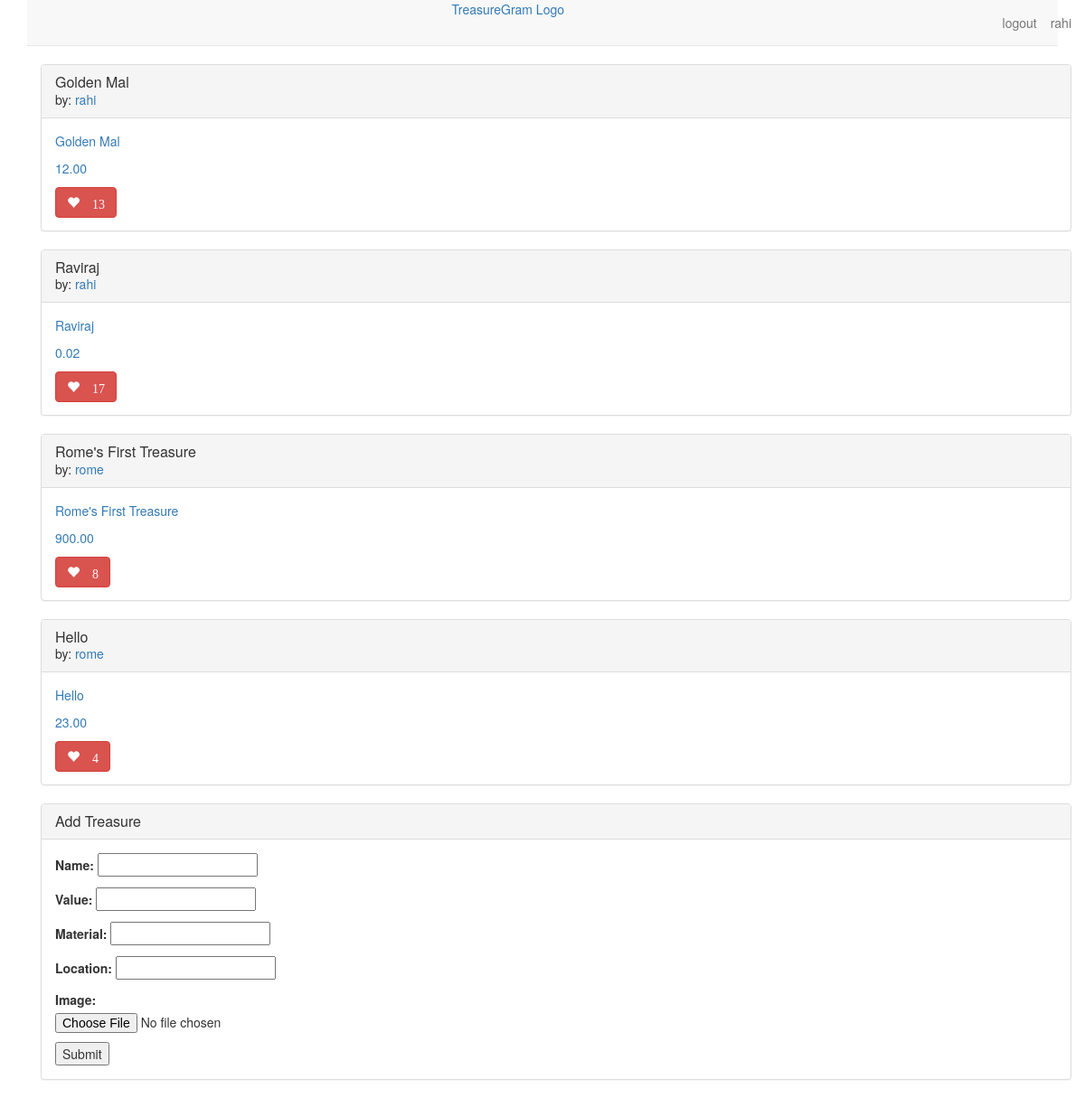
The page / (signed in) on the database its author committed.
### main_app/models.py (models this page shows, shortened)
class Treasure(models.Model):
    user = models.ForeignKey(User)
    name = models.CharField(max_length=100)
    value = models.DecimalField(max_digits=10, decimal_places=2)
    material = models.CharField(max_length=100)
    location = models.CharField(max_length=100)
    image = models.ImageField(upload_to='treasure_images', default='treasure_images/default.png')
    likes = models.IntegerField(default=0)

### main_app/views.py (the view)
# urls.py: url(r'^$', views.index, name='index'),
def index(request):
    treasures = Treasure.objects.all()
    form = TreasureForm()
    return render(request, 'index.html', {'treasures': treasures, 'form': form})

### main_app/forms.py
class TreasureForm(forms.ModelForm):
    class Meta:
        model = Treasure
        fields = ['name', 'value', 'material', 'location', 'image']

### main_app/templates/index.html (shortened to what this page needs)
{% extends 'base.html' %}
{% load staticfiles %}
{% block content %}
    <div class="">
        {% for treasure in treasures %}
            <div class="treasure panel panel-default">
                <div class="panel-heading">
                    <h3 class="panel-title">{{ treasure.name }}</h3>
                    by: <a class="panel-username"
                           href="/user/{{ treasure.user.username }}">{{ treasure.user.username }}</a>
                </div>
                <div class="panel-body">
                    <a href="/{{ treasure.id }}">
                        <p>{{ treasure.name }}</p>
                        {% if treasure.value > 0 %}
                            <p>{{ treasure.value }}</p>
                        {% else %}
                            <p>Unknown</p>
                        {% endif %}
                    </a>
                    <button id="likes" data-id="{{ treasure.id }}"
                            class="btn btn-mini btn-danger glyphicon glyphicon-heart" type="button">
                        {% if treasure.likes > 0 %}
                            {{ treasure.likes }}
                        {% endif %}
                    </button>
                </div>
            </div>
        {% endfor %}
    </div>
    <div class="treasure panel panel-default">
        <div class="panel-heading">
            <h3 class="panel-title">Add Treasure</h3>
        </div>
        <div class="panel-body">
            <form enctype="multipart/form-data" action="post_url/" method="post">
                {{ form.as_p }}
                <input type="submit" value="Submit"/>
            </form>
        </div>
    </div>
{% endblock %}

### main_app/templates/base.html (shortened to what this page needs)
{% load staticfiles %}
<!DOCTYPE html>
<html lang="en">
<head>
    <link rel="stylesheet" type="text/css" href="{% static 'css/index.css' %}"/>
    <link rel="stylesheet" href="https://maxcdn.bootstrapcdn.com/bootstrap/3.3.7/css/bootstrap.min.css">
</head>
<body class="container">
<nav class="navbar navbar-default navbar-static-top text-center">
    <a href="/">TreasureGram Logo</a>
    {% if user.is_authenticated %}
        <a class="navbar-text navbar-right"
           href="{% url 'profile' user.username %}">{{ user.username }}</a>
        <a class="navbar-text navbar-right"
           href="{% url 'logout' %}">logout</a>
    {% else %}
        <a class="navbar-text navbar-right" href="{% url 'login' %}">login</a>
    {% endif %}
</nav>
<main class="container">
    {% block content %}
    {% endblock %}
</main>
</body>
</html>

### rows shown on the page
Treasure: name "Golden Mal", user.username "rahi", value "12.00", likes "13"
Treasure: name "Raviraj", user.username "rahi", value "0.02", likes "17"
Treasure: name "Rome's First Treasure", user.username "rome", value "900.00", likes "8"
Treasure: name "Hello", user.username "rome", value "23.00", likes "4"

### other values the page prints
{{ user.username }} "rahi"
